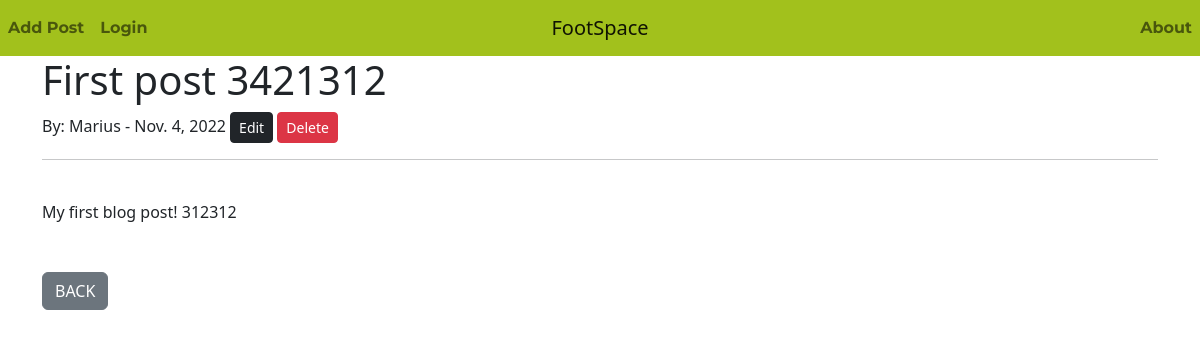
The app's page /article/1 with its own data.
### foot_space/models.py (models this page shows, shortened)
class Post(models.Model):
    title = models.CharField(max_length=255)
    title_tag = models.CharField(max_length=255)
    author = models.ForeignKey(User, on_delete=models.CASCADE)
    body = models.TextField()
    post_date = models.DateField(auto_now_add=True)

### foot_space/views.py (the view)
# urls.py: path('article/<int:pk>', ArticleDetail.as_view(), name='article-detail'),
class ArticleDetail(DetailView):
    model = Post
    template_name = 'article_details.html'

### foot_space/templates/article_details.html (shortened to what this page needs)
{% extends 'base.html' %}
{% block content %}
<html lang="en">
<head>
</head>
<body>
<h1>{{ post.title }}</h1>
By: {{ post.author.first_name }} - {{ post.post_date }}
    <a href="{% url 'edit-post' post.pk %}" class="btn btn-dark btn-sm">Edit</a>
    <a href="{% url 'delete-post' post.pk %}" class="btn btn-danger btn-sm">Delete</a><br/>
<hr>
<br/>
{{ post.body }}
<br><br><br>
<a href="{% url 'home' %}" class="btn btn-secondary">BACK</a>
</body>
</html>
{% endblock %}

### records on screen
Post: title "First post 3421312", author.first_name "Marius", post_date "Nov. 4, 2022", body "My first blog post! 312312"
